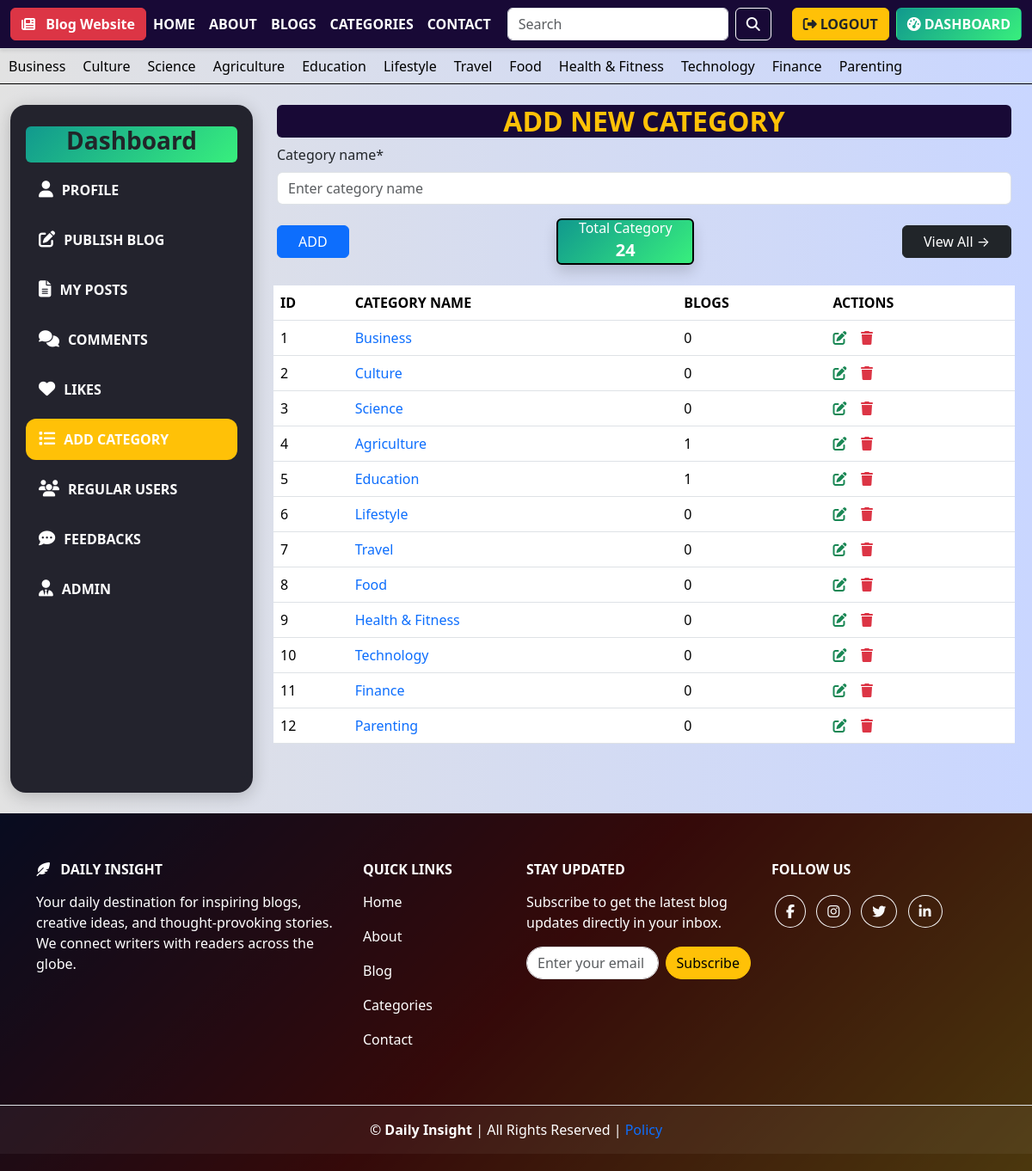
Page /dashboard/dashboard/add_catagories/ (signed in) on the committed database.
### blog_app/models.py (models this page shows, shortened)
class Category(models.Model):
    category_name = models.CharField(max_length=100,unique=True)
    created_at=models.DateTimeField(auto_now_add=True)
    updated_at=models.DateTimeField(auto_now=True)
    class Meta:
        verbose_name_plural='categories'

### dashboard/views.py (the view)
# urls.py: path('dashboard/add_catagories/', add_catagories, name='add_catagories'),
@login_required(login_url='/login/')
def add_catagories(request):
    if request.method == 'POST':
        form = CategoryForm(request.POST)
        if form.is_valid():
            category_name = form.cleaned_data['category_name']
            if Category.objects.filter(category_name__iexact=category_name).exists():
                messages.error(request, 'This Category already exists.')
            else:
                form.save()
                messages.success(request, 'Category added successfully!')
                return redirect('add_catagories')
    else:
        form = CategoryForm()
    categories = Category.objects.annotate(blog_count=Count('blogs'))[:12]
    categories_count=Category.objects.all().count()
    context = {
        'categories': categories,
        'form': form,
        'categories_count':categories_count,
    }
    return render(request, 'add_catagories.html', context)

### dashboard/forms.py
class CategoryForm(forms.ModelForm):
    class Meta:
        model = Category
        fields = ['category_name',]
        widgets = {
            'category_name': forms.TextInput(attrs={'class': 'form-control', 'placeholder': 'Enter category name'}),
        }

### blog_app/context_processors.py (called while the page is built)
def get_categories(request):
    categories=Category.objects.all()
    return {'categories': categories}

### dashboard/templates/add_catagories.html (shortened to what this page needs)
{% extends 'base/base.html' %}
{% block content %}
    <div class="container-fluid py-4">
      <div class="row g-3">
        {% include 'leftsidebar.html' %}
        <div class="col-lg-9">
          <div class="container">
            <div class="container heading-middle rounded" style="background-color: rgba(24, 9, 54, 1)">
              <h2 class="text-center text-warning"><b>ADD NEW CATEGORY</b></h2>
            </div>
            {% load crispy_forms_tags %}
            <div class="row g-2">
              <form action="" method="POST" class="mb-3 mt-2">
                {{ form|crispy }}
                <div class="d-flex flex-wrap align-items-center justify-content-between gap-2 mt-3">
                  <button type="submit" class="btn btn-primary px-4">ADD</button>
                  <div class="stat-card border-2 shadow bg-gradient-green text-center px-3 rounded text-white"style="border: 2px solid black; min-width: 160px;">
                    <h6 class="m-0">Total Category</h6>
                    <p class="fs-5 fw-bold m-0">{{ categories_count }}</p>
                  </div>
                  <a href="{% url 'all_categories' %}" class="btn btn-dark px-4">View All →</a>
                </div>
              </form>
              <table class="table table-hover h-auto">
                <thead>
                  <tr>
                    <th>ID</th>
                    <th>CATEGORY NAME</th>
                    <th>BLOGS</th>
                    <th>ACTIONS</th>
                  </tr>
                </thead>
                <tbody>
                  {% for i in categories %}
                  <tr>
                    <td>{{ forloop.counter }}</td>
                    <td>
                      <a href="{% url 'specific_category' i.id %}" style="text-decoration: none">{{ i.category_name }}</a>
                    </td>
                    <td>{{ i.blog_count }}</td>
                    <td>
                      <a href="{% url 'edit_catagories' i.id %}"><i class="fa fa-edit text-success"></i></a>&nbsp;&nbsp;&nbsp;
                      <a href="{% url 'delete_catagories' i.id %}"><i class="fa fa-trash text-danger"></i></a>
                    </td>
                  </tr>
                  {% endfor %}
                </tbody>
              </table>
            </div>
          </div>
        </div>
      </div>
    </div>
{% endblock %}

### templates/base/categories.html
<div class="categories py-2" style="border-bottom: 1px solid black;">
  {% for i in categories%}
  <a href="{% url 'specific_category' i.id %}">{{i.category_name}}</a>
  {% endfor %}
</div>

### templates/base/header.html (style rules this page uses)
.categories { display: flex; overflow-x: auto; white-space: nowrap; scrollbar-width: none; -ms-overflow-style: none; }
.categories a { flex: 0 0 auto; margin: 0 10px; color: black; text-decoration: none; font-weight: 500; }

### dashboard/templates/add_catagories.html (style rules this page uses)
body { background: linear-gradient(90deg, #e2e2e2, #c9d6ff); }
.bg-gradient-green { background: linear-gradient(135deg, #11998e, #38ef7d); }

### rows in the picture
Category: category_name "Business", blog_count "0"
Category: category_name "Culture", blog_count "0"
Category: category_name "Science", blog_count "0"
Category: category_name "Agriculture", blog_count "1"
Category: category_name "Education", blog_count "1"
Category: category_name "Lifestyle", blog_count "0"
Category: category_name "Travel", blog_count "0"
Category: category_name "Food", blog_count "0"
Category: category_name "Health & Fitness", blog_count "0"
Category: category_name "Technology", blog_count "0"
Category: category_name "Finance", blog_count "0"
Category: category_name "Parenting", blog_count "0"

### other values in the picture
{{ categories_count }} "24"
